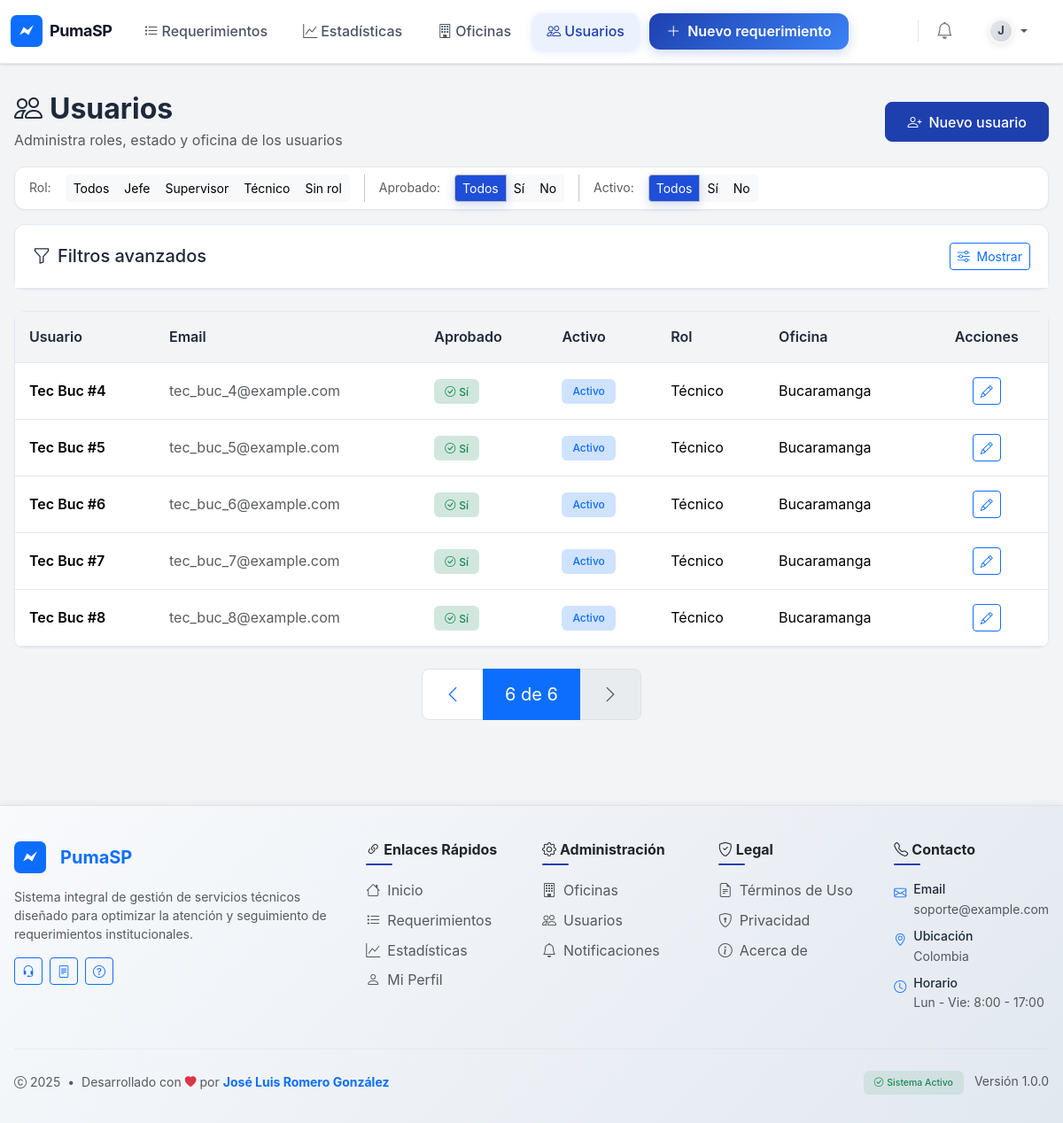
Page /accounts/users/?page=6&role=&office=&approved=&active=&q= (signed in) on the earlier database version.
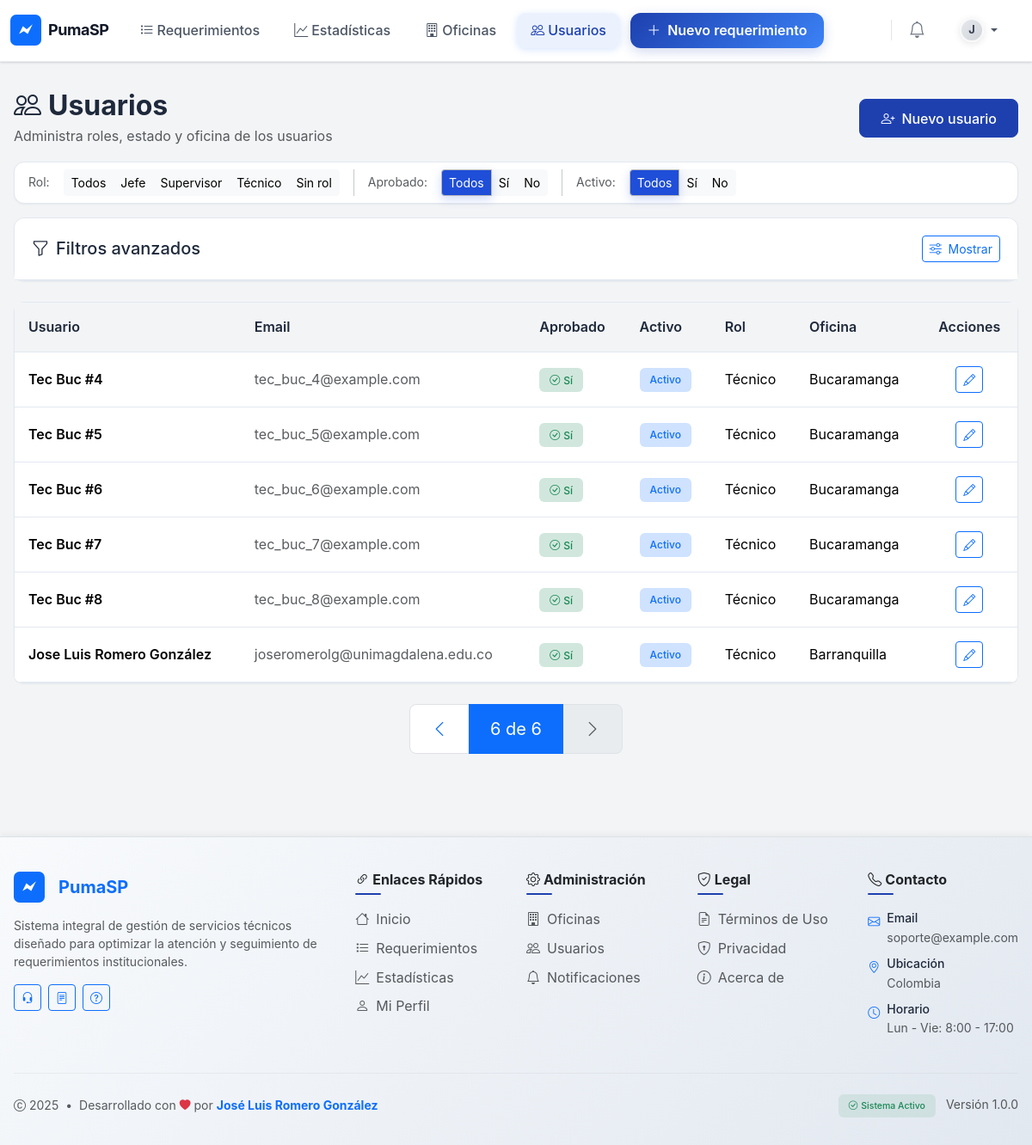
Same page on the later database version.
### accounts/models.py (models this page shows, shortened)
class CustomUser(AbstractUser):
	approved = models.BooleanField(default=False, help_text=_('Aprobado por Jefe'))
	role = models.CharField(max_length=16, choices=Roles.choices, default=Roles.UNASSIGNED)
	office = models.ForeignKey('oficinas.Office', null=True, blank=True, on_delete=models.SET_NULL, related_name='users')
	class IdentificationType(models.TextChoices):
		CC = 'CC', _('Cédula de ciudadanía')
		CE = 'CE', _('Cédula de extranjería')
		TI = 'TI', _('Tarjeta de identidad')
		PAS = 'PAS', _('Pasaporte')
		NIT = 'NIT', _('NIT')
		PEP = 'PEP', _('Permiso especial de permanencia')
	id_type = models.CharField(
		max_length=5,
		choices=IdentificationType.choices,
		null=True,
		blank=True,
		verbose_name=_('Tipo de identificación'),
	)
	id_number = models.CharField(
		max_length=32,
		null=True,
		blank=True,
		unique=True,
		verbose_name=_('Número de identificación'),
	)
	birth_date = models.DateField(null=True, blank=True, verbose_name=_('Fecha de nacimiento'))
	phone = models.CharField(max_length=20, null=True, blank=True, verbose_name=_('Teléfono'))
	@property
	def is_jefe(self):
		return self.role == Roles.JEFE

### oficinas/models.py (models this page shows)
class Office(models.Model):
	name = models.CharField(max_length=120, unique=True)
	description = models.TextField(blank=True)
	supervisor = models.ForeignKey('accounts.CustomUser', null=True, blank=True, on_delete=models.SET_NULL, related_name='supervisa_oficina')
	def __str__(self):
		return self.name

### accounts/views.py (the view)
# urls.py: path('users/', views.users_list, name='users_list'),
@login_required
@jefe_required
def users_list(request):
	qs = CustomUser.objects.select_related('office').all()
	role = request.GET.get('role')
	office = request.GET.get('office')
	approved = request.GET.get('approved')
	active = request.GET.get('active')
	q = request.GET.get('q')
	if role:
		qs = qs.filter(role=role)
	if office:
		qs = qs.filter(office_id=office)
	if approved in ('0', '1'):
		qs = qs.filter(approved=(approved == '1'))
	if active in ('0', '1'):
		qs = qs.filter(is_active=(active == '1'))
	if q:
		qs = qs.filter(models.Q(username__icontains=q) | models.Q(email__icontains=q))
	qs = qs.order_by('date_joined')
	paginator = Paginator(qs, 10)
	users = paginator.get_page(request.GET.get('page', 1))
	from oficinas.models import Office
	offices = Office.objects.all()
	ctx = {
		'users': users,
		'roles': Roles,
		'offices': offices,
		'filters': {
			'role': role or '',
			'office': int(office) if office else '',
			'approved': approved or '',
			'active': active or '',
			'q': q or '',
		}
	}
	return render(request, 'accounts/users_list.html', ctx)

### accounts/templatetags/name_filters.py (called while the page is built)
@register.filter(name='first_last')
def first_last(user):
    if not user:
        return ''
    first = (getattr(user, 'first_name', '') or '').strip()
    last = (getattr(user, 'last_name', '') or '').strip()
    full = ' '.join([p for p in [first, last] if p])
    return full if full else 'Sin nombre'

### gestor_servicios/context_processors.py (called while the page is built)
def brand(request):
    return {
        'BRAND_NAME': getattr(settings, 'APP_BRAND_NAME', 'PumaSP'),
        'BRAND_TAGLINE': getattr(settings, 'APP_BRAND_TAGLINE', ''),
        'BRAND_LOGO': getattr(settings, 'APP_BRAND_LOGO', 'favicon.svg'),
    'FOOTER_CONTACT_EMAIL': getattr(settings, 'APP_CONTACT_EMAIL', 'soporte@example.com'),
    'FOOTER_CONTACT_LOCATION': getattr(settings, 'APP_CONTACT_LOCATION', 'Colombia'),
    }

### templates/accounts/users_list.html (shortened to what the changed rows need)
{% extends 'base.html' %}
{% load name_filters %}
{% block content %}
<div class="d-flex justify-content-between align-items-center mb-3">
  <div>
    <h1 class="page-title mb-1"><i class="bi bi-people me-2"></i>Usuarios</h1>
  </div>
  </div>
<div class="card">
  <div class="table-responsive">
    <table class="table table-hover mb-0 align-middle">
      <thead class="table-light">
        <tr>
          <th>Usuario</th>
          <th>Email</th>
          <th>Aprobado</th>
          <th>Activo</th>
          <th>Rol</th>
          <th>Oficina</th>
          <th class="text-center">Acciones</th>
        </tr>
      </thead>
      <tbody>
        {% for u in users %}
          <tr>
            <td class="fw-semibold">{{ u|first_last }}</td>
            <td class="text-muted">{{ u.email|default:"—" }}</td>
            <td>
              {% if u.approved %}
                <span class="badge bg-success-subtle text-success"><i class="bi bi-check-circle me-1"></i>Sí</span>
              {% else %}
                <span class="badge bg-warning-subtle text-warning"><i class="bi bi-exclamation-circle me-1"></i>No</span>
              {% endif %}
            </td>
            <td>
              {% if u.is_active %}
                <span class="badge bg-primary-subtle text-primary">Activo</span>
              {% else %}
                <span class="badge bg-secondary-subtle text-secondary">Inactivo</span>
              {% endif %}
            </td>
            <td>{{ u.get_role_display|default:"—" }}</td>
            <td>{{ u.office|default:"—" }}</td>
            <td class="text-center">
              <div class="btn-group btn-group-sm" role="group">
                <a class="btn btn-outline-primary" href="/accounts/users/{{u.id}}/" title="Editar"><i class="bi bi-pencil"></i></a>
              </div>
            </td>
          </tr>
        {% endfor %}
      </tbody>
    </table>
  </div>
</div>
{% endblock %}

Differences in the rows shown:
added CustomUser: first_name+last_name "Jose Luis Romero González", email "joseromerolg@unimagdalena.edu.co", approved True (drawn), is_active "Activo", role "Técnico", office "Barranquilla"
